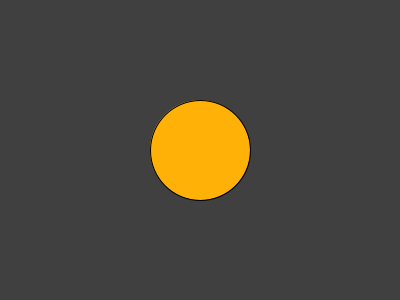
Frame 1 (no input)
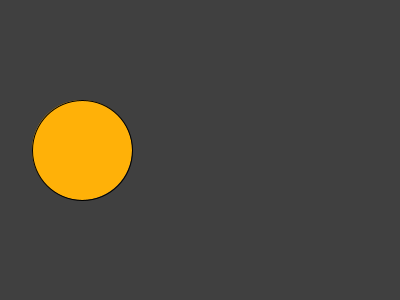
Frame 60 (the mouse pressed at the canvas centre just before this capture)
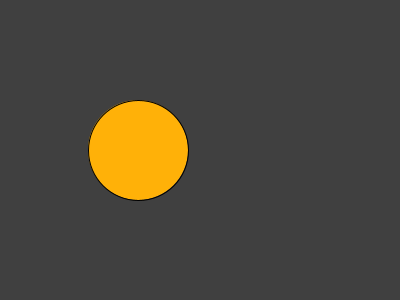
Frame 120 (the mouse held since frame 60 and released just before this capture)

The Processing sketch that drew these frames (run headless with seeded random() and noise(); from frame 60 on, the mouse is pressed at the canvas centre):

// Processing sketch: Bouncing_Ball_Core
// ── Bouncing_Ball_Core.pde
float radius; // The radius of the circle
float xPosition;  // -- Horizontal starting position on 'x' axis in coordinate space
float xVelocity; // -- Horizontal speed in x-direction
 
void setup()
{
  size(400,300);
  fill(255,177,8);
  textSize(48);
 
  xPosition = width/2;  // -- Initialise xPosition to centre of sketch
  xVelocity = -2; // -- Initialise speed in x-direction to -2 (moving left)
  radius = 50;
}
 
void draw()
{
  background(64);
 
  ellipse(xPosition, height / 2, radius * 2, radius * 2);
 
  xPosition = xPosition + xVelocity;  // -- Change position in x on each redraw by velocity in x
  // Following if statement allows circle to bounce when it reaches right or left edge
  if (xPosition - radius <= 0 || xPosition + radius >= width) { //  || stands for OR, used to combine 2 if statements into 1
  xVelocity = -xVelocity;
}

}
